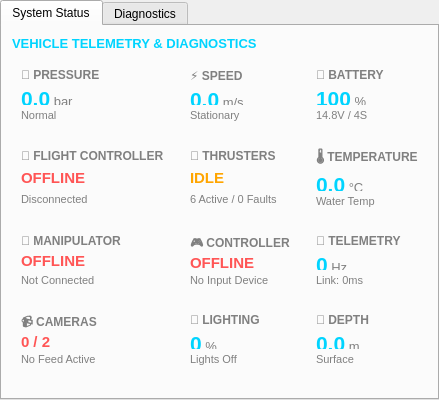
                <widget class="QTabWidget" name="tabWidget">
                 <property name="sizePolicy">
                  <sizepolicy hsizetype="Expanding" vsizetype="Expanding">
                   <horstretch>1</horstretch>
                   <verstretch>0</verstretch>
                  </sizepolicy>
                 </property>
                 <property name="minimumSize">
                  <size>
                   <width>300</width>
                   <height>0</height>
                  </size>
                 </property>
                 <property name="maximumSize">
                  <size>
                   <width>16777215</width>
                   <height>16777215</height>
                  </size>
                 </property>
                 <property name="currentIndex">
                  <number>0</number>
                 </property>
                 <widget class="QWidget" name="tab_system">
                  <attribute name="title">
                   <string>System Status</string>
                  </attribute>
                  <layout class="QVBoxLayout" name="verticalLayout_system_status">
                   <property name="spacing">
                    <number>8</number>
                   </property>
                   <property name="leftMargin">
                    <number>10</number>
                   </property>
                   <property name="topMargin">
                    <number>10</number>
                   </property>
                   <property name="rightMargin">
                    <number>10</number>
                   </property>
                   <property name="bottomMargin">
                    <number>10</number>
                   </property>
                   <item>
                    <widget class="QLabel" name="lblSystemStatusHeader">
                     <property name="text">
                      <string>&lt;html&gt;&lt;head/&gt;&lt;body&gt;&lt;p&gt;&lt;span style=&quot; font-size:10pt; font-weight:600; color:#00d4ff;&quot;&gt;VEHICLE TELEMETRY &amp;amp; DIAGNOSTICS&lt;/span&gt;&lt;/p&gt;&lt;/body&gt;&lt;/html&gt;</string>
                     </property>
                    </widget>
                   </item>
                   <item>
                    <layout class="QGridLayout" name="gridLayout_system_status">
                     <property name="spacing">
                      <number>8</number>
                     </property>
                     <item row="0" column="0">
                      <widget class="QFrame" name="frame_pressure">
                       <property name="minimumSize">
                        <size>
                         <width>0</width>
                         <height>70</height>
                        </size>
                       </property>
                       <property name="frameShape">
                        <enum>QFrame::NoFrame</enum>
                       </property>
                       <property name="frameShadow">
                        <enum>QFrame::Plain</enum>
                       </property>
                       <layout class="QVBoxLayout" name="verticalLayout_pressure">
                        <property name="spacing">
                         <number>4</number>
                        </property>
                        <item>
                         <widget class="QLabel" name="lblPressureLabel">
                          <property name="text">
                           <string>&lt;html&gt;&lt;head/&gt;&lt;body&gt;&lt;p&gt;&lt;span style=&quot; font-size:9pt; font-weight:600; color:#808080;&quot;&gt;💧 PRESSURE&lt;/span&gt;&lt;/p&gt;&lt;/body&gt;&lt;/html&gt;</string>
                          </property>
                         </widget>
                        </item>
                        <item>
                         <widget class="QLabel" name="lblPressureValue">
                          <property name="text">
                           <string>&lt;html&gt;&lt;head/&gt;&lt;body&gt;&lt;p&gt;&lt;span style=&quot; font-family:'Consolas'; font-size:16pt; font-weight:600; color:#00d4ff;&quot;&gt;0.0&lt;/span&gt;&lt;span style=&quot; font-family:'Consolas'; font-size:10pt; color:#808080;&quot;&gt; bar&lt;/span&gt;&lt;/p&gt;&lt;/body&gt;&lt;/html&gt;</string>
                          </property>
                         </widget>
                        </item>
                        <item>
                         <widget class="QLabel" name="lblPressureStatus">
                          <property name="text">
                           <string>&lt;html&gt;&lt;head/&gt;&lt;body&gt;&lt;p&gt;&lt;span style=&quot; font-size:8pt; color:#808080;&quot;&gt;Normal&lt;/span&gt;&lt;/p&gt;&lt;/body&gt;&lt;/html&gt;</string>
                          </property>
                         </widget>
                        </item>
                       </layout>
                      </widget>
                     </item>
                     <item row="0" column="1">
                      <widget class="QFrame" name="frame_speed">
                       <property name="minimumSize">
                        <size>
                         <width>0</width>
                         <height>70</height>
                        </size>
                       </property>
                       <property name="frameShape">
                        <enum>QFrame::NoFrame</enum>
                       </property>
                       <property name="frameShadow">
                        <enum>QFrame::Plain</enum>
                       </property>
                       <layout class="QVBoxLayout" name="verticalLayout_speed">
                        <property name="spacing">
                         <number>4</number>
                        </property>
                        <item>
                         <widget class="QLabel" name="lblSpeedLabel">
                          <property name="text">
                           <string>&lt;html&gt;&lt;head/&gt;&lt;body&gt;&lt;p&gt;&lt;span style=&quot; font-size:9pt; font-weight:600; color:#808080;&quot;&gt;⚡ SPEED&lt;/span&gt;&lt;/p&gt;&lt;/body&gt;&lt;/html&gt;</string>
                          </property>
                         </widget>
                        </item>
                        <item>
                         <widget class="QLabel" name="lblSpeedValue">
                          <property name="text">
                           <string>&lt;html&gt;&lt;head/&gt;&lt;body&gt;&lt;p&gt;&lt;span style=&quot; font-family:'Consolas'; font-size:16pt; font-weight:600; color:#00d4ff;&quot;&gt;0.0&lt;/span&gt;&lt;span style=&quot; font-family:'Consolas'; font-size:10pt; color:#808080;&quot;&gt; m/s&lt;/span&gt;&lt;/p&gt;&lt;/body&gt;&lt;/html&gt;</string>
                          </property>
                         </widget>
                        </item>
                        <item>
                         <widget class="QLabel" name="lblSpeedStatus">
                          <property name="text">
                           <string>&lt;html&gt;&lt;head/&gt;&lt;body&gt;&lt;p&gt;&lt;span style=&quot; font-size:8pt; color:#808080;&quot;&gt;Stationary&lt;/span&gt;&lt;/p&gt;&lt;/body&gt;&lt;/html&gt;</string>
                          </property>
                         </widget>
                        </item>
                       </layout>
                      </widget>
                     </item>
                     <item row="0" column="2">
                      <widget class="QFrame" name="frame_battery">
                       <property name="minimumSize">
                        <size>
                         <width>0</width>
                         <height>70</height>
                        </size>
                       </property>
                       <property name="frameShape">
                        <enum>QFrame::NoFrame</enum>
                       </property>
                       <property name="frameShadow">
                        <enum>QFrame::Plain</enum>
                       </property>
                       <layout class="QVBoxLayout" name="verticalLayout_battery">
                        <property name="spacing">
                         <number>4</number>
                        </property>
                        <item>
                         <widget class="QLabel" name="lblBatteryLabel">
                          <property name="text">
                           <string>&lt;html&gt;&lt;head/&gt;&lt;body&gt;&lt;p&gt;&lt;span style=&quot; font-size:9pt; font-weight:600; color:#808080;&quot;&gt;🔋 BATTERY&lt;/span&gt;&lt;/p&gt;&lt;/body&gt;&lt;/html&gt;</string>
                          </property>
                         </widget>
                        </item>
                        <item>
                         <widget class="QLabel" name="lblBatteryValue">
                          <property name="text">
                           <string>&lt;html&gt;&lt;head/&gt;&lt;body&gt;&lt;p&gt;&lt;span style=&quot; font-family:'Consolas'; font-size:16pt; font-weight:600; color:#00d4ff;&quot;&gt;100&lt;/span&gt;&lt;span style=&quot; font-family:'Consolas'; font-size:10pt; color:#808080;&quot;&gt; %&lt;/span&gt;&lt;/p&gt;&lt;/body&gt;&lt;/html&gt;</string>
                          </property>
                         </widget>
                        </item>
                        <item>
                         <widget class="QLabel" name="lblBatteryStatus">
                          <property name="text">
                           <string>&lt;html&gt;&lt;head/&gt;&lt;body&gt;&lt;p&gt;&lt;span style=&quot; font-size:8pt; color:#808080;&quot;&gt;14.8V / 4S&lt;/span&gt;&lt;/p&gt;&lt;/body&gt;&lt;/html&gt;</string>
                          </property>
                         </widget>
                        </item>
                       </layout>
                      </widget>
                     </item>
                     <item row="1" column="0">
                      <widget class="QFrame" name="frame_pixhawk">
                       <property name="minimumSize">
                        <size>
                         <width>0</width>
                         <height>70</height>
                        </size>
                       </property>
                       <property name="frameShape">
                        <enum>QFrame::NoFrame</enum>
                       </property>
                       <property name="frameShadow">
                        <enum>QFrame::Plain</enum>
                       </property>
                       <layout class="QVBoxLayout" name="verticalLayout_pixhawk">
                        <property name="spacing">
                         <number>4</number>
                        </property>
                        <item>
                         <widget class="QLabel" name="lblPixhawkLabel">
                          <property name="text">
                           <string>&lt;html&gt;&lt;head/&gt;&lt;body&gt;&lt;p&gt;&lt;span style=&quot; font-size:9pt; font-weight:600; color:#808080;&quot;&gt;🔧 FLIGHT CONTROLLER&lt;/span&gt;&lt;/p&gt;&lt;/body&gt;&lt;/html&gt;</string>
                          </property>
                         </widget>
                        </item>
                        <item>
                         <widget class="QLabel" name="lblPixhawkValue">
                          <property name="text">
                           <string>&lt;html&gt;&lt;head/&gt;&lt;body&gt;&lt;p&gt;&lt;span style=&quot; font-family:'Consolas'; font-size:11pt; font-weight:600; color:#ff5555;&quot;&gt;OFFLINE&lt;/span&gt;&lt;/p&gt;&lt;/body&gt;&lt;/html&gt;</string>
                          </property>
                         </widget>
                        </item>
                        <item>
                         <widget class="QLabel" name="lblPixhawkStatus">
                          <property name="text">
                           <string>&lt;html&gt;&lt;head/&gt;&lt;body&gt;&lt;p&gt;&lt;span style=&quot; font-size:8pt; color:#808080;&quot;&gt;Disconnected&lt;/span&gt;&lt;/p&gt;&lt;/body&gt;&lt;/html&gt;</string>
                          </property>
                         </widget>
                        </item>
                       </layout>
                      </widget>
                     </item>
                     <item row="1" column="1">
                      <widget class="QFrame" name="frame_thrusters">
                       <property name="minimumSize">
                        <size>
                         <width>0</width>
                         <height>70</height>
                        </size>
                       </property>
                       <property name="frameShape">
                        <enum>QFrame::NoFrame</enum>
                       </property>
                       <property name="frameShadow">
                        <enum>QFrame::Plain</enum>
                       </property>
                       <layout class="QVBoxLayout" name="verticalLayout_thrusters">
                        <property name="spacing">
                         <number>4</number>
                        </property>
                        <item>
                         <widget class="QLabel" name="lblThrustersLabel">
                          <property name="text">
                           <string>&lt;html&gt;&lt;head/&gt;&lt;body&gt;&lt;p&gt;&lt;span style=&quot; font-size:9pt; font-weight:600; color:#808080;&quot;&gt;🚀 THRUSTERS&lt;/span&gt;&lt;/p&gt;&lt;/body&gt;&lt;/html&gt;</string>
                          </property>
                         </widget>
                        </item>
                        <item>
                         <widget class="QLabel" name="lblThrustersValue">
                          <property name="text">
                           <string>&lt;html&gt;&lt;head/&gt;&lt;body&gt;&lt;p&gt;&lt;span style=&quot; font-family:'Consolas'; font-size:11pt; font-weight:600; color:#ffa500;&quot;&gt;IDLE&lt;/span&gt;&lt;/p&gt;&lt;/body&gt;&lt;/html&gt;</string>
                          </property>
                         </widget>
                        </item>
                        <item>
                         <widget class="QLabel" name="lblThrustersStatus">
                          <property name="text">
                           <string>&lt;html&gt;&lt;head/&gt;&lt;body&gt;&lt;p&gt;&lt;span style=&quot; font-size:8pt; color:#808080;&quot;&gt;6 Active / 0 Faults&lt;/span&gt;&lt;/p&gt;&lt;/body&gt;&lt;/html&gt;</string>
                          </property>
                         </widget>
                        </item>
                       </layout>
                      </widget>
                     </item>
                     <item row="1" column="2">
                      <widget class="QFrame" name="frame_temperature">
                       <property name="minimumSize">
                        <size>
                         <width>0</width>
                         <height>70</height>
                        </size>
                       </property>
                       <property name="frameShape">
                        <enum>QFrame::NoFrame</enum>
                       </property>
                       <property name="frameShadow">
                        <enum>QFrame::Plain</enum>
                       </property>
                       <layout class="QVBoxLayout" name="verticalLayout_temperature">
                        <property name="spacing">
                         <number>4</number>
                        </property>
                        <item>
                         <widget class="QLabel" name="lblTemperatureLabel">
                          <property name="text">
                           <string>&lt;html&gt;&lt;head/&gt;&lt;body&gt;&lt;p&gt;&lt;span style=&quot; font-size:9pt; font-weight:600; color:#808080;&quot;&gt;🌡️ TEMPERATURE&lt;/span&gt;&lt;/p&gt;&lt;/body&gt;&lt;/html&gt;</string>
                          </property>
                         </widget>
                        </item>
                        <item>
                         <widget class="QLabel" name="lblTemperatureValue">
                          <property name="text">
                           <string>&lt;html&gt;&lt;head/&gt;&lt;body&gt;&lt;p&gt;&lt;span style=&quot; font-family:'Consolas'; font-size:16pt; font-weight:600; color:#00d4ff;&quot;&gt;0.0&lt;/span&gt;&lt;span style=&quot; font-family:'Consolas'; font-size:10pt; color:#808080;&quot;&gt; °C&lt;/span&gt;&lt;/p&gt;&lt;/body&gt;&lt;/html&gt;</string>
                          </property>
                         </widget>
                        </item>
                        <item>
                         <widget class="QLabel" name="lblTemperatureStatus">
                          <property name="text">
                           <string>&lt;html&gt;&lt;head/&gt;&lt;body&gt;&lt;p&gt;&lt;span style=&quot; font-size:8pt; color:#808080;&quot;&gt;Water Temp&lt;/span&gt;&lt;/p&gt;&lt;/body&gt;&lt;/html&gt;</string>
                          </property>
                         </widget>
                        </item>
                       </layout>
                      </widget>
                     </item>
                     <item row="2" column="0">
                      <widget class="QFrame" name="frame_arm">
                       <property name="minimumSize">
                        <size>
                         <width>0</width>
                         <height>70</height>
                        </size>
                       </property>
                       <property name="frameShape">
                        <enum>QFrame::NoFrame</enum>
                       </property>
                       <property name="frameShadow">
                        <enum>QFrame::Plain</enum>
                       </property>
                       <layout class="QVBoxLayout" name="verticalLayout_arm">
                        <property name="spacing">
                         <number>4</number>
                        </property>
                        <item>
                         <widget class="QLabel" name="lblArmLabel">
                          <property name="text">
                           <string>&lt;html&gt;&lt;head/&gt;&lt;body&gt;&lt;p&gt;&lt;span style=&quot; font-size:9pt; font-weight:600; color:#808080;&quot;&gt;🦾 MANIPULATOR&lt;/span&gt;&lt;/p&gt;&lt;/body&gt;&lt;/html&gt;</string>
                          </property>
                         </widget>
                        </item>
                        <item>
                         <widget class="QLabel" name="lblArmValue">
                          <property name="text">
                           <string>&lt;html&gt;&lt;head/&gt;&lt;body&gt;&lt;p&gt;&lt;span style=&quot; font-family:'Consolas'; font-size:11pt; font-weight:600; color:#ff5555;&quot;&gt;OFFLINE&lt;/span&gt;&lt;/p&gt;&lt;/body&gt;&lt;/html&gt;</string>
                          </property>
                         </widget>
                        </item>
                        <item>
                         <widget class="QLabel" name="lblArmStatus">
                          <property name="text">
                           <string>&lt;html&gt;&lt;head/&gt;&lt;body&gt;&lt;p&gt;&lt;span style=&quot; font-size:8pt; color:#808080;&quot;&gt;Not Connected&lt;/span&gt;&lt;/p&gt;&lt;/body&gt;&lt;/html&gt;</string>
                          </property>
                         </widget>
                        </item>
                       </layout>
                      </widget>
                     </item>
                     <item row="2" column="1">
                      <widget class="QFrame" name="frame_joystick">
                       <property name="minimumSize">
                        <size>
                         <width>0</width>
                         <height>70</height>
                        </size>
                       </property>
                       <property name="frameShape">
                        <enum>QFrame::NoFrame</enum>
                       </property>
                       <property name="frameShadow">
                        <enum>QFrame::Plain</enum>
                       </property>
                       <layout class="QVBoxLayout" name="verticalLayout_joystick">
                        <property name="spacing">
                         <number>4</number>
                        </property>
                        <item>
                         <widget class="QLabel" name="lblJoystickLabel">
                          <property name="text">
                           <string>&lt;html&gt;&lt;head/&gt;&lt;body&gt;&lt;p&gt;&lt;span style=&quot; font-size:9pt; font-weight:600; color:#808080;&quot;&gt;🎮 CONTROLLER&lt;/span&gt;&lt;/p&gt;&lt;/body&gt;&lt;/html&gt;</string>
                          </property>
                         </widget>
                        </item>
                        <item>
                         <widget class="QLabel" name="lblJoystickValue">
                          <property name="text">
                           <string>&lt;html&gt;&lt;head/&gt;&lt;body&gt;&lt;p&gt;&lt;span style=&quot; font-family:'Consolas'; font-size:11pt; font-weight:600; color:#ff5555;&quot;&gt;OFFLINE&lt;/span&gt;&lt;/p&gt;&lt;/body&gt;&lt;/html&gt;</string>
                          </property>
                         </widget>
                        </item>
                        <item>
                         <widget class="QLabel" name="lblJoystickStatus">
                          <property name="text">
                           <string>&lt;html&gt;&lt;head/&gt;&lt;body&gt;&lt;p&gt;&lt;span style=&quot; font-size:8pt; color:#808080;&quot;&gt;No Input Device&lt;/span&gt;&lt;/p&gt;&lt;/body&gt;&lt;/html&gt;</string>
                          </property>
                         </widget>
                        </item>
                       </layout>
                      </widget>
                     </item>
                     <item row="2" column="2">
                      <widget class="QFrame" name="frame_comms">
                       <property name="minimumSize">
                        <size>
                         <width>0</width>
                         <height>70</height>
                        </size>
                       </property>
                       <property name="frameShape">
                        <enum>QFrame::NoFrame</enum>
                       </property>
                       <property name="frameShadow">
                        <enum>QFrame::Plain</enum>
                       </property>
                       <layout class="QVBoxLayout" name="verticalLayout_comms">
                        <property name="spacing">
                         <number>4</number>
                        </property>
                        <item>
                         <widget class="QLabel" name="lblCommsLabel">
                          <property name="text">
                           <string>&lt;html&gt;&lt;head/&gt;&lt;body&gt;&lt;p&gt;&lt;span style=&quot; font-size:9pt; font-weight:600; color:#808080;&quot;&gt;📡 TELEMETRY&lt;/span&gt;&lt;/p&gt;&lt;/body&gt;&lt;/html&gt;</string>
                          </property>
                         </widget>
                        </item>
                        <item>
                         <widget class="QLabel" name="lblCommsValue">
                          <property name="text">
                           <string>&lt;html&gt;&lt;head/&gt;&lt;body&gt;&lt;p&gt;&lt;span style=&quot; font-family:'Consolas'; font-size:16pt; font-weight:600; color:#00d4ff;&quot;&gt;0&lt;/span&gt;&lt;span style=&quot; font-family:'Consolas'; font-size:10pt; color:#808080;&quot;&gt; Hz&lt;/span&gt;&lt;/p&gt;&lt;/body&gt;&lt;/html&gt;</string>
                          </property>
                         </widget>
                        </item>
                        <item>
                         <widget class="QLabel" name="lblCommsStatus">
                          <property name="text">
                           <string>&lt;html&gt;&lt;head/&gt;&lt;body&gt;&lt;p&gt;&lt;span style=&quot; font-size:8pt; color:#808080;&quot;&gt;Link: 0ms&lt;/span&gt;&lt;/p&gt;&lt;/body&gt;&lt;/html&gt;</string>
                          </property>
                         </widget>
                        </item>
                       </layout>
                      </widget>
                     </item>
                     <item row="3" column="0">
                      <widget class="QFrame" name="frame_camera_status">
                       <property name="minimumSize">
                        <size>
                         <width>0</width>
                         <height>70</height>
                        </size>
                       </property>
                       <property name="frameShape">
                        <enum>QFrame::NoFrame</enum>
                       </property>
                       <property name="frameShadow">
                        <enum>QFrame::Plain</enum>
                       </property>
                       <layout class="QVBoxLayout" name="verticalLayout_camera_status">
                        <property name="spacing">
                         <number>4</number>
                        </property>
                        <item>
                         <widget class="QLabel" name="lblCameraStatusLabel">
                          <property name="text">
                           <string>&lt;html&gt;&lt;head/&gt;&lt;body&gt;&lt;p&gt;&lt;span style=&quot; font-size:9pt; font-weight:600; color:#808080;&quot;&gt;📹 CAMERAS&lt;/span&gt;&lt;/p&gt;&lt;/body&gt;&lt;/html&gt;</string>
                          </property>
                         </widget>
                        </item>
                        <item>
                         <widget class="QLabel" name="lblCameraStatusValue">
                          <property name="text">
                           <string>&lt;html&gt;&lt;head/&gt;&lt;body&gt;&lt;p&gt;&lt;span style=&quot; font-family:'Consolas'; font-size:11pt; font-weight:600; color:#ff5555;&quot;&gt;0 / 2&lt;/span&gt;&lt;/p&gt;&lt;/body&gt;&lt;/html&gt;</string>
                          </property>
                         </widget>
                        </item>
                        <item>
                         <widget class="QLabel" name="lblCameraStatusInfo">
                          <property name="text">
                           <string>&lt;html&gt;&lt;head/&gt;&lt;body&gt;&lt;p&gt;&lt;span style=&quot; font-size:8pt; color:#808080;&quot;&gt;No Feed Active&lt;/span&gt;&lt;/p&gt;&lt;/body&gt;&lt;/html&gt;</string>
                          </property>
                         </widget>
                        </item>
                       </layout>
                      </widget>
                     </item>
                     <item row="3" column="1">
                      <widget class="QFrame" name="frame_lights">
                       <property name="minimumSize">
                        <size>
                         <width>0</width>
                         <height>70</height>
                        </size>
                       </property>
                       <property name="frameShape">
                        <enum>QFrame::NoFrame</enum>
                       </property>
                       <property name="frameShadow">
                        <enum>QFrame::Plain</enum>
                       </property>
                       <layout class="QVBoxLayout" name="verticalLayout_lights">
                        <property name="spacing">
                         <number>4</number>
                        </property>
                        <item>
                         <widget class="QLabel" name="lblLightsLabel">
                          <property name="text">
                           <string>&lt;html&gt;&lt;head/&gt;&lt;body&gt;&lt;p&gt;&lt;span style=&quot; font-size:9pt; font-weight:600; color:#808080;&quot;&gt;💡 LIGHTING&lt;/span&gt;&lt;/p&gt;&lt;/body&gt;&lt;/html&gt;</string>
                          </property>
                         </widget>
                        </item>
                        <item>
                         <widget class="QLabel" name="lblLightsValue">
                          <property name="text">
                           <string>&lt;html&gt;&lt;head/&gt;&lt;body&gt;&lt;p&gt;&lt;span style=&quot; font-family:'Consolas'; font-size:16pt; font-weight:600; color:#00d4ff;&quot;&gt;0&lt;/span&gt;&lt;span style=&quot; font-family:'Consolas'; font-size:10pt; color:#808080;&quot;&gt; %&lt;/span&gt;&lt;/p&gt;&lt;/body&gt;&lt;/html&gt;</string>
                          </property>
                         </widget>
                        </item>
                        <item>
                         <widget class="QLabel" name="lblLightsStatus">
                          <property name="text">
                           <string>&lt;html&gt;&lt;head/&gt;&lt;body&gt;&lt;p&gt;&lt;span style=&quot; font-size:8pt; color:#808080;&quot;&gt;Lights Off&lt;/span&gt;&lt;/p&gt;&lt;/body&gt;&lt;/html&gt;</string>
                          </property>
                         </widget>
                        </item>
                       </layout>
                      </widget>
                     </item>
                     <item row="3" column="2">
                      <widget class="QFrame" name="frame_depth">
                       <property name="minimumSize">
                        <size>
                         <width>0</width>
                         <height>70</height>
                        </size>
                       </property>
                       <property name="frameShape">
                        <enum>QFrame::NoFrame</enum>
                       </property>
                       <property name="frameShadow">
                        <enum>QFrame::Plain</enum>
                       </property>
                       <layout class="QVBoxLayout" name="verticalLayout_depth">
                        <property name="spacing">
                         <number>4</number>
                        </property>
                        <item>
                         <widget class="QLabel" name="lblDepthStatusLabel">
                          <property name="text">
                           <string>&lt;html&gt;&lt;head/&gt;&lt;body&gt;&lt;p&gt;&lt;span style=&quot; font-size:9pt; font-weight:600; color:#808080;&quot;&gt;🌊 DEPTH&lt;/span&gt;&lt;/p&gt;&lt;/body&gt;&lt;/html&gt;</string>
                          </property>
                         </widget>
                        </item>
                        <item>
                         <widget class="QLabel" name="lblDepthStatusValue">
                          <property name="text">
                           <string>&lt;html&gt;&lt;head/&gt;&lt;body&gt;&lt;p&gt;&lt;span style=&quot; font-family:'Consolas'; font-size:16pt; font-weight:600; color:#00d4ff;&quot;&gt;0.0&lt;/span&gt;&lt;span style=&quot; font-family:'Consolas'; font-size:10pt; color:#808080;&quot;&gt; m&lt;/span&gt;&lt;/p&gt;&lt;/body&gt;&lt;/html&gt;</string>
                          </property>
                         </widget>
                        </item>
                        <item>
                         <widget class="QLabel" name="lblDepthStatusInfo">
                          <property name="text">
                           <string>&lt;html&gt;&lt;head/&gt;&lt;body&gt;&lt;p&gt;&lt;span style=&quot; font-size:8pt; color:#808080;&quot;&gt;Surface&lt;/span&gt;&lt;/p&gt;&lt;/body&gt;&lt;/html&gt;</string>
                          </property>
                         </widget>
                        </item>
                       </layout>
                      </widget>
                     </item>
                    </layout>
                   </item>
                   <item>
                    <spacer name="verticalSpacer_system_status">
                     <property name="orientation">
                      <enum>Qt::Vertical</enum>
                     </property>
                     <property name="sizeHint" stdset="0">
                      <size>
                       <width>20</width>
                       <height>40</height>
                      </size>
                     </property>
                    </spacer>
                   </item>
                  </layout>
                 </widget>
                 <widget class="QWidget" name="tab_diagnostics">
                  <attribute name="title">
                   <string>Diagnostics</string>
                  </attribute>
                  <widget class="QLabel" name="lblDiagnostics">
                   <property name="geometry">
                    <rect>
                     <x>9</x>
                     <y>9</y>
                     <width>230</width>
                     <height>17</height>
                    </rect>
                   </property>
                   <property name="text">
                    <string>&lt;html&gt;&lt;head/&gt;&lt;body&gt;&lt;p align=&quot;center&quot;&gt;&lt;span style=&quot; font-size:10pt; color:#808080;&quot;&gt;Diagnostic information will appear here&lt;/span&gt;&lt;/p&gt;&lt;/body&gt;&lt;/html&gt;</string>
                   </property>
                   <property name="alignment">
                    <set>Qt::AlignCenter</set>
                   </property>
                  </widget>
                 </widget>
                </widget>
